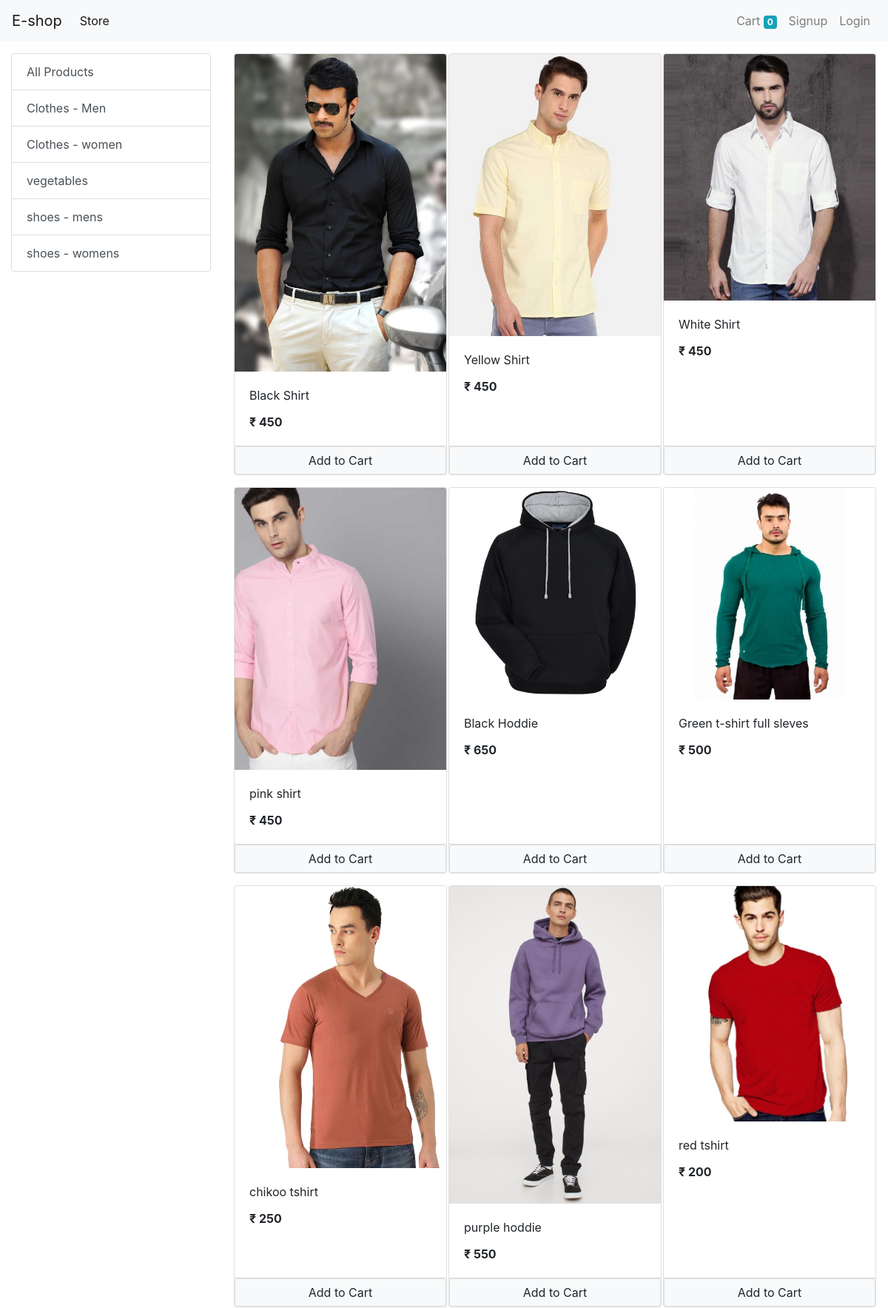
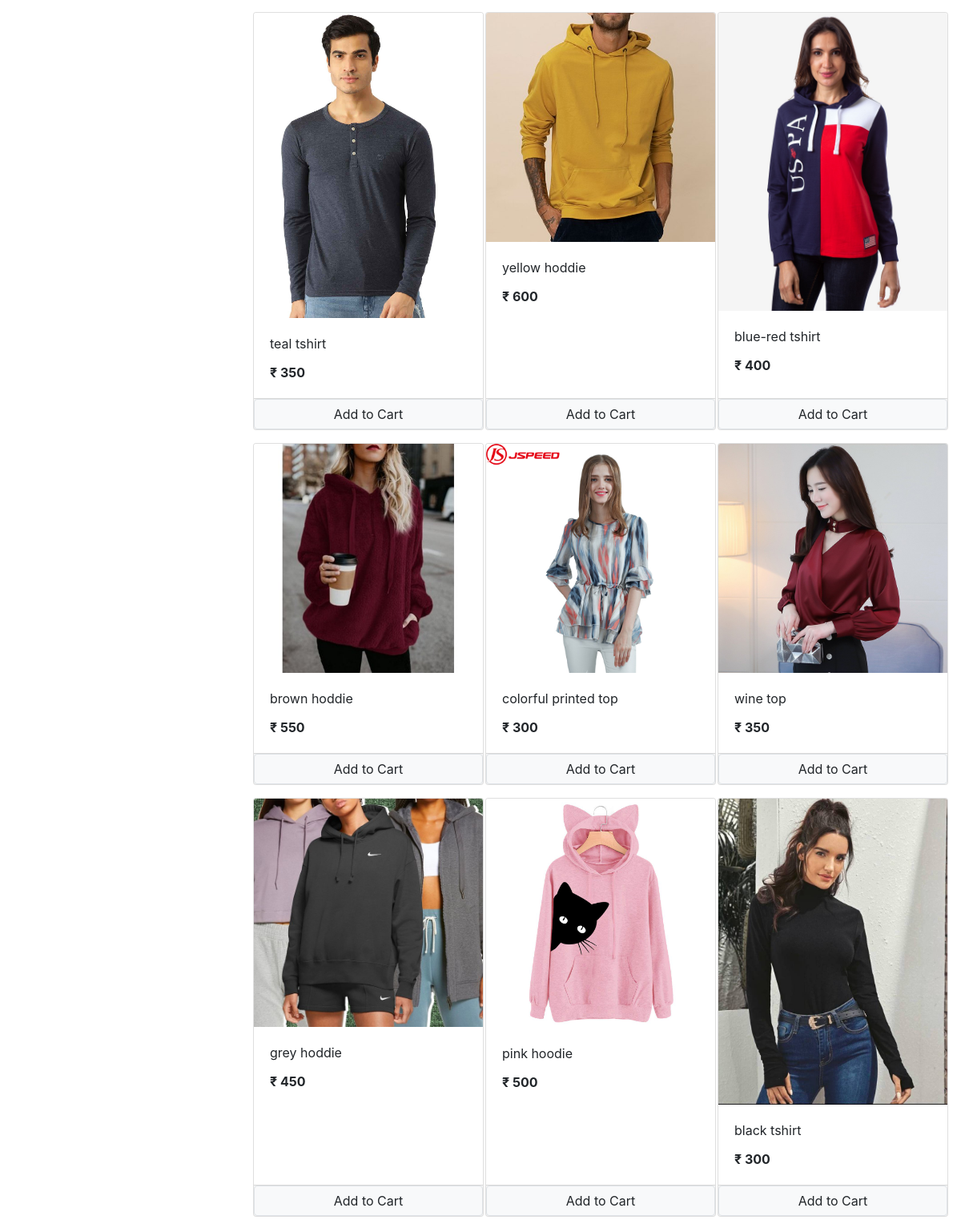
The page / (upper part) on the database its author committed (2 pictures, top to bottom).
### store/models/category.py (models this page shows, shortened)
class Category(models.Model):
    name = models.CharField(max_length=50)
    @staticmethod
    def get_all_categories():
        return Category.objects.all()

### store/models/product.py (models this page shows, shortened)
class Product(models.Model):
    name = models.CharField(max_length=50)
    price = models.IntegerField(default=0)
    category = models.ForeignKey(Category, on_delete=models.CASCADE)
    description = models.CharField(max_length=200, default='', blank=True)
    image = models.ImageField(upload_to='uploads/products/')
    @staticmethod
    def get_all_products():
        return Product.objects.all()

### store/views/home.py (the view, shortened to what this page needs)
# urls.py: path('', Index.as_view(), name='homepage'),
class Index(View):
    def get(self, request):
        cart = request.session.get('cart')
        if not cart:
            request.session['cart'] = {}
        products = None
        categories = Category.get_all_categories()
        categoryID = request.GET.get('category')
        if categoryID:
            products = Product.get_all_products_by_categoryid(categoryID)
        else:
            products = Product.get_all_products();
        data = {}
        data['products'] = products
        data['categories'] = categories
        print('You are:', request.session.get('email'))
        return render(request, 'index.html', data)

### store/templatetags/cart.py (called while the page is built)
@register.filter(name='is_in_cart')
def is_in_cart(product, cart):
    keys = cart.keys()
    for id in keys:
        if int(id) == product.id:
            return True
    return False

### store/templatetags/custom_filter.py (called while the page is built)
@register.filter(name='currency')
def currency(number):
    return "₹ " + str(number)

### store/templates/index.html (shortened to what this page needs)
{% extends 'base.html' %}
{% block content %}
{% load cart %}
{% load custom_filter %}
<div class="container-fluid mt-3">
  <div class="row">
    <div class='col-lg-3 mx-auto'>
      <div class="list-group">
        <a href="/" class="list-group-item list-group-item-action">All Products</a>
        {% for category in categories %}
        <a href="/?category={{category.id}}" class="list-group-item list-group-item-action">{{category.name}}</a>
        {% endfor %}
      </div>
    </div>
    <div id='produts' class='col-lg-9 mx-auto'>
      <div class="row mx-auto">
        {% for product in products %}
        <div class="card mx-auto mb-3" id={{product.id}} style="width: 18rem;">
          <img class="card-img-top" src="{{product.image.url}}" alt="Card image cap">
          <div class="card-body">
            <p class="card-title">{{product.name}}</p>
            <p class="card-text"><b>{{product.price|currency}}</b></p>
          </div>
          <div class="card-footer p-0 ">
            {% if product|is_in_cart:request.session.cart %}
            <div class="row no-gutters">
              <form action="/#{{product.id}}" class="col-2" method='POST'>
                {% csrf_token %}
                <input type='submit' value=' - ' class="btn btn-block btn-secondary">
                <input hidden type="text" name="product" value="{{ product.id }}">
                <input hidden type="text" name="remove" value='True'>
              </form>
              <div class="text-center col">{{product|cart_quantity:request.session.cart}} in Cart</div>
              <form action="/#{{product.id}}" class="col-2" method='POST'>
                {% csrf_token %}
                <input type='submit' value=' + ' class="btn btn-block btn-secondary">
                <input hidden type="text" name="product" value="{{ product.id }}">
              </form>
            </div>
            {% else %}
            <form action="/#{{product.id}}" method="POST" class="btn-block">
              <input type="submit" class="float-right btn btn-light border form-control" value="Add to Cart">
            </form>
            {% endif %}
          </div>
        </div>
        {% endfor %}
      </div>
    </div>
  </div>
</div>
{% endblock %}

### rows shown on the page
Category: name "Clothes - Men"
Category: name "Clothes - women"
Category: name "vegetables"
Category: name "shoes - mens"
Category: name "shoes - womens"
Product: {{ product.id }} 1 (drawn), image (picture), name "Black Shirt", price "₹ 450"
Product: image (picture), name "Yellow Shirt", price "₹ 450"
Product: image (picture), name "White Shirt", price "₹ 450"
Product: image (picture), name "pink shirt", price "₹ 450"
Product: image (picture), name "Black Hoddie", price "₹ 650"
Product: image (picture), name "Green t-shirt full sleves", price "₹ 500"
Product: image (picture), name "chikoo tshirt", price "₹ 250"
Product: image (picture), name "purple hoddie", price "₹ 550"
Product: image (picture), name "red tshirt", price "₹ 200"
Product: image (picture), name "teal tshirt", price "₹ 350"
Product: image (picture), name "yellow hoddie", price "₹ 600"
Product: image (picture), name "blue-red tshirt", price "₹ 400"
Product: image (picture), name "brown hoddie", price "₹ 550"
Product: image (picture), name "colorful printed top", price "₹ 300"
Product: image (picture), name "wine top", price "₹ 350"
Product: image (picture), name "grey hoddie", price "₹ 450"
Product: image (picture), name "pink hoodie", price "₹ 500"
Product: {{ product.id }} 18 (drawn), image (picture), name "black tshirt", price "₹ 300"

### other values the page prints
{{ request.session.cart.keys|length }} "0"
